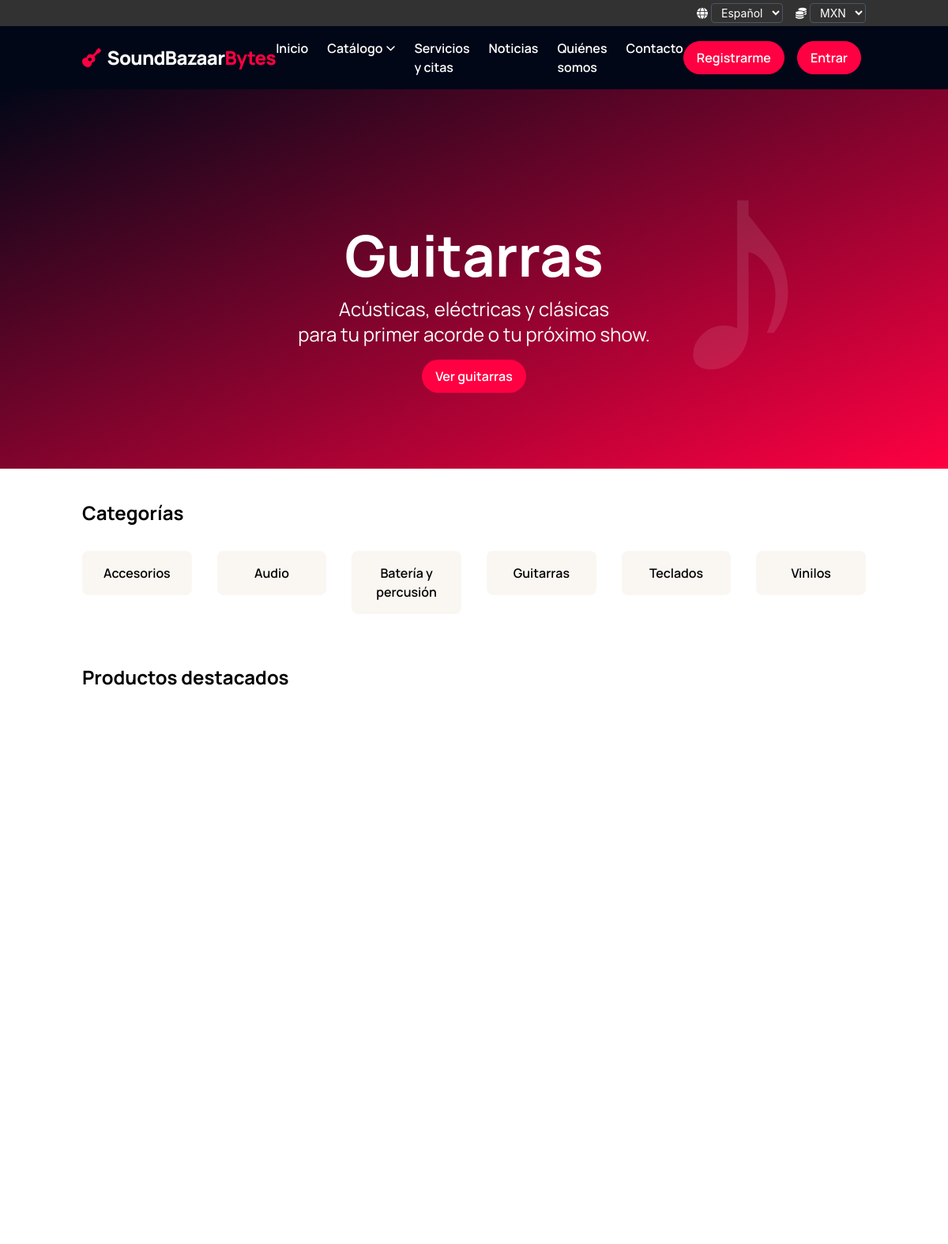
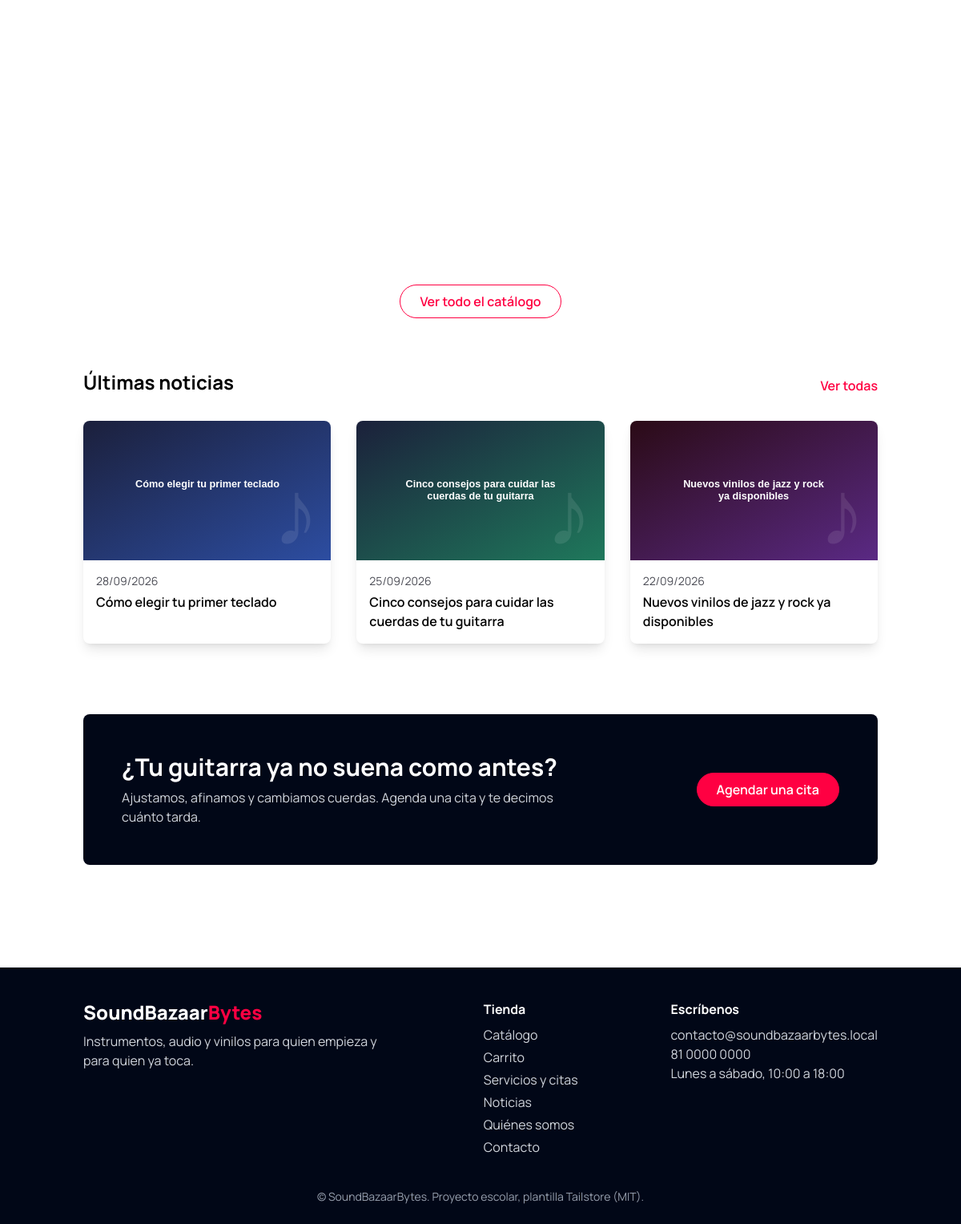
The page / on the database its author committed (2 pictures, top to bottom).
### tienda/models.py (models this page shows, shortened)
class Categoria(models.Model):
    nombre = models.CharField(max_length=60)
    nombre_en = models.CharField('name (English)', max_length=60, blank=True)
    slug = models.SlugField(unique=True)
    class Meta:
        ordering = ['nombre']

class Noticia(models.Model):
    titulo = models.CharField(max_length=150)
    titulo_en = models.CharField('title (English)', max_length=150, blank=True)
    slug = models.SlugField(unique=True)
    resumen = models.CharField(max_length=250)
    resumen_en = models.CharField('summary (English)', max_length=250, blank=True)
    contenido = models.TextField()
    contenido_en = models.TextField('content (English)', blank=True)
    fecha = models.DateField()
    imagen = models.ImageField(upload_to='noticias/', blank=True)
    class Meta:
        ordering = ['-fecha']
    @property
    def imagen_url(self):
        if self.imagen:
            return self.imagen.url
        return static(f'images/news/{self.slug}.svg')

### tienda/views.py (the view)
# urls.py: path('', views.inicio, name='inicio'),
def inicio(request):
    return render(request, 'tienda/inicio.html', {
        'destacados': Producto.objects.filter(destacado=True)[:8],
        'categorias': Categoria.objects.all()[:3],
        'noticias': Noticia.objects.all()[:3],
    })

### tienda/cart.py (called while the page is built)
    def lineas(self):
        productos = Producto.objects.filter(id__in=self.datos.keys())
        for p in productos:
            cantidad = self.datos[str(p.id)]
            yield {'producto': p, 'cantidad': cantidad, 'subtotal': p.precio * cantidad}

    def total(self):
        return sum((l['subtotal'] for l in self.lineas()), Decimal('0'))

    def __len__(self):
        return sum(self.datos.values())

### tienda/context_processors.py (called while the page is built)
def carrito(request):
    c = Carrito(request)
    moneda = request.session.get('moneda', settings.MONEDA_BASE)
    if moneda not in settings.MONEDAS:
        moneda = settings.MONEDA_BASE
    return {
        'carrito_cantidad': len(c),
        'carrito_lineas': list(c.lineas()),
        'carrito_total': c.total(),
        'menu_categorias': Categoria.objects.all(),
        'moneda_actual': moneda,
        'monedas': list(settings.MONEDAS.keys()),
    }

### tienda/models.py (called while the page is built)
    @property
    def imagen_url(self):
        if self.imagen:
            return self.imagen.url
        return static(f'images/products/{self.slug}.svg')

### tienda/templatetags/tienda_extras.py (called while the page is built)
@register.simple_tag(takes_context=True)
def precio(context, valor):
    codigo = context.get('moneda_actual') or settings.MONEDA_BASE
    if codigo not in settings.MONEDAS:
        codigo = settings.MONEDA_BASE
    cfg = settings.MONEDAS[codigo]
    convertido = Decimal(valor) * Decimal(str(cfg['tasa']))
    return f"{cfg['simbolo']}{convertido:,.2f} {codigo}"

@register.simple_tag
def traducido(objeto, campo):
    if (get_language() or '').startswith('en'):
        texto = getattr(objeto, f'{campo}_en', '')
        if texto:
            return texto
    return getattr(objeto, campo)

### tienda/templates/tienda/inicio.html (shortened to what this page needs)
{% extends 'tienda/base.html' %}
{% load i18n tienda_extras %}
{% load static %}
{% block contenido %}
<section id="product-slider">
    <div class="main-slider swiper-container">
        <div class="swiper-wrapper">
            <div class="swiper-slide">
                <img src="{% static 'images/hero/1.svg' %}" alt="">
                <div class="swiper-slide-content">
                    <h2 class="text-3xl md:text-7xl font-bold text-white mb-2 md:mb-4">{% translate "Guitarras" %}</h2>
                    <p class="mb-4 text-white md:text-2xl">{% translate "Acústicas, eléctricas y clásicas" %} <br>{% translate "para tu primer acorde o tu próximo show." %}</p>
                    <a href="{% url 'catalogo' %}?categoria=guitarras" class="bg-primary hover:bg-transparent text-white border border-transparent hover:border-white font-semibold px-4 py-2 rounded-full inline-block">{% translate "Ver guitarras" %}</a>
                </div>
            </div>
        </div>
    </div>
    <div class="swiper-button-prev"></div>
    <div class="swiper-button-next"></div>
</section>
<section class="container mx-auto px-4 py-10">
    <h2 class="text-2xl font-bold mb-8">{% translate "Categorías" %}</h2>
    <div class="flex flex-wrap -mx-4">
        {% for c in menu_categorias %}
        <div class="w-1/2 md:w-1/3 lg:w-1/6 px-4 mb-6">
            <a href="{% url 'catalogo' %}?categoria={{ c.slug }}" class="block text-center bg-gray-lighter hover:bg-primary hover:text-white rounded-lg p-4 font-semibold">{% traducido c 'nombre' %}</a>
        </div>
        {% endfor %}
    </div>
</section>
<section id="popular-products">
    <div class="container mx-auto px-4">
        <h2 class="text-2xl font-bold mb-8">{% translate "Productos destacados" %}</h2>
        <div class="flex flex-wrap -mx-4">
        </div>
        <div class="text-center mt-4">
            <a href="{% url 'catalogo' %}" class="border border-primary text-primary hover:bg-primary hover:text-white font-semibold px-6 py-2 rounded-full inline-block">{% translate "Ver todo el catálogo" %}</a>
        </div>
    </div>
</section>
<section class="container mx-auto px-4 pt-16">
    <div class="flex justify-between items-end mb-8">
        <h2 class="text-2xl font-bold">{% translate "Últimas noticias" %}</h2>
        <a href="{% url 'noticias' %}" class="text-primary font-semibold">{% translate "Ver todas" %}</a>
    </div>
    <div class="flex flex-wrap -mx-4">
        {% for n in noticias %}
        <article class="w-full md:w-1/3 px-4 mb-6">
            <div class="bg-white rounded-lg shadow-lg overflow-hidden h-full">
                <a href="{% url 'noticia' n.slug %}"><img src="{{ n.imagen_url }}" alt="{% traducido n 'titulo' %}" class="w-full aspect-video object-cover"></a>
                <div class="p-4">
                    <p class="text-sm text-gray-txt mb-1">{{ n.fecha|date:"SHORT_DATE_FORMAT" }}</p>
                    <a href="{% url 'noticia' n.slug %}" class="font-semibold hover:text-primary">{% traducido n 'titulo' %}</a>
                </div>
            </div>
        </article>
        {% endfor %}
    </div>
</section>
<section class="container mx-auto px-4 py-16">
    <div class="bg-gray-dark text-white rounded-lg p-8 md:p-12 flex flex-wrap items-center justify-between gap-6">
        <div class="max-w-xl">
            <h2 class="text-2xl md:text-3xl font-bold mb-2">{% translate "¿Tu guitarra ya no suena como antes?" %}</h2>
            <p class="text-gray-300">{% translate "Ajustamos, afinamos y cambiamos cuerdas. Agenda una cita y te decimos cuánto tarda." %}</p>
        </div>
        <a href="{% url 'servicios' %}" class="bg-primary hover:bg-transparent text-white border border-primary hover:text-primary font-semibold px-6 py-2 rounded-full inline-block">{% translate "Agendar una cita" %}</a>
    </div>
</section>
{% endblock %}

### tienda/templates/tienda/base.html (shortened to what this page needs)
{% load static i18n tienda_extras %}{% get_current_language as LANGUAGE_CODE %}<!doctype html>
<html lang="{{ LANGUAGE_CODE }}">
<head>
    <link rel="stylesheet" href="https://cdnjs.cloudflare.com/ajax/libs/font-awesome/6.5.2/css/all.min.css">
    <link rel="stylesheet" href="https://cdn.jsdelivr.net/npm/swiper@11/swiper-bundle.min.css">
    <link rel="stylesheet" href="{% static 'css/styles.css' %}">
    <link rel="stylesheet" href="{% static 'css/custom.css' %}">
</head>
<body>
    <div class="bg-gray-light text-white text-sm">
        <div class="container mx-auto px-4 py-1 flex justify-end items-center gap-4">
            <form action="{% url 'set_language' %}" method="post" class="flex items-center gap-1">{% csrf_token %}
                <i class="fas fa-globe" aria-hidden="true"></i>
                <select id="idioma" name="language" onchange="this.form.submit()" class="bg-gray-light text-white border border-gray-600 rounded px-2 py-0.5 cursor-pointer">
                    {% get_available_languages as LANGUAGES %}
                    {% for codigo, nombre in LANGUAGES %}
                    <option value="{{ codigo }}" {% if codigo == LANGUAGE_CODE %}selected{% endif %}>{{ nombre }}</option>
                    {% endfor %}
                </select>
            </form>
            <form action="{% url 'moneda' %}" method="post" class="flex items-center gap-1">{% csrf_token %}
                <i class="fas fa-coins" aria-hidden="true"></i>
                <select id="moneda" name="moneda" onchange="this.form.submit()" class="bg-gray-light text-white border border-gray-600 rounded px-2 py-0.5 cursor-pointer">
                    {% for m in monedas %}
                    <option value="{{ m }}" {% if m == moneda_actual %}selected{% endif %}>{{ m }}</option>
                    {% endfor %}
                </select>
            </form>
        </div>
    </div>
    <header class="bg-gray-dark sticky top-0 z-50">
        <div class="container mx-auto flex justify-between items-center py-4 px-4">
            <a href="{% url 'inicio' %}" class="flex items-center text-white text-2xl font-extrabold tracking-tight">
                <i class="fas fa-guitar text-primary mr-2"></i> SoundBazaar<span class="text-primary">Bytes</span>
            </a>
            <nav class="hidden lg:flex md:flex-grow justify-center">
                <ul class="flex justify-center space-x-6 text-white">
                    <li><a href="{% url 'inicio' %}" class="hover:text-primary font-semibold">{% translate "Inicio" %}</a></li>
                    <li class="relative group" x-data="{ open: false }">
                        <a href="{% url 'catalogo' %}" @mouseover="open = true" @mouseleave="open = false" class="hover:text-primary font-semibold flex items-center">
                            {% translate "Catálogo" %} <i :class="open ? 'fas fa-chevron-up ml-1 text-xs' : 'fas fa-chevron-down ml-1 text-xs'"></i>
                        </a>
                    </li>
                    <li><a href="{% url 'servicios' %}" class="hover:text-primary font-semibold">{% translate "Servicios y citas" %}</a></li>
                    <li><a href="{% url 'noticias' %}" class="hover:text-primary font-semibold">{% translate "Noticias" %}</a></li>
                    <li><a href="{% url 'nosotros' %}" class="hover:text-primary font-semibold">{% translate "Quiénes somos" %}</a></li>
                    <li><a href="{% url 'contacto' %}" class="hover:text-primary font-semibold">{% translate "Contacto" %}</a></li>
                </ul>
            </nav>
            <div class="hidden lg:flex items-center space-x-4 relative">
                {% if user.is_authenticated %}
                    <span class="text-white text-sm">{% blocktranslate with u=user.username %}Hola, {{ u }}{% endblocktranslate %}</span>
                    <form method="post" action="{% url 'logout' %}">{% csrf_token %}
                        <button class="bg-primary border border-primary hover:bg-transparent text-white hover:text-primary font-semibold px-4 py-2 rounded-full">{% translate "Salir" %}</button>
                    </form>
                {% else %}
                    <a href="{% url 'registro' %}" class="bg-primary border border-primary hover:bg-transparent text-white hover:text-primary font-semibold px-4 py-2 rounded-full inline-block">{% translate "Registrarme" %}</a>
                    <a href="{% url 'login' %}" class="bg-primary border border-primary hover:bg-transparent text-white hover:text-primary font-semibold px-4 py-2 rounded-full inline-block">{% translate "Entrar" %}</a>
                {% endif %}
            </div>
        </div>
    </header>
    <main>{% block contenido %}{% endblock %}</main>
    <footer class="bg-gray-dark text-white mt-16">
        <div class="container mx-auto px-4 py-10 flex flex-wrap gap-8 justify-between">
            <div class="max-w-sm">
                <p class="text-2xl font-extrabold mb-2">SoundBazaar<span class="text-primary">Bytes</span></p>
                <p class="text-gray-300">{% translate "Instrumentos, audio y vinilos para quien empieza y para quien ya toca." %}</p>
            </div>
            <div>
                <p class="font-bold mb-2">{% translate "Tienda" %}</p>
                <ul class="space-y-1 text-gray-300">
                    <li><a href="{% url 'catalogo' %}" class="hover:text-primary">{% translate "Catálogo" %}</a></li>
                    <li><a href="{% url 'carrito' %}" class="hover:text-primary">{% translate "Carrito" %}</a></li>
                    <li><a href="{% url 'servicios' %}" class="hover:text-primary">{% translate "Servicios y citas" %}</a></li>
                    <li><a href="{% url 'noticias' %}" class="hover:text-primary">{% translate "Noticias" %}</a></li>
                    <li><a href="{% url 'nosotros' %}" class="hover:text-primary">{% translate "Quiénes somos" %}</a></li>
                    <li><a href="{% url 'contacto' %}" class="hover:text-primary">{% translate "Contacto" %}</a></li>
                </ul>
            </div>
            <div>
                <p class="font-bold mb-2">{% translate "Escríbenos" %}</p>
                <p class="text-gray-300">contacto@soundbazaarbytes.local<br>81 0000 0000<br>{% translate "Lunes a sábado, 10:00 a 18:00" %}</p>
            </div>
        </div>
        <p class="text-center text-gray-400 text-sm pb-6">&copy; SoundBazaarBytes. {% translate "Proyecto escolar, plantilla Tailstore (MIT)." %}</p>
    </footer>
</body>
</html>

### tienda/templates/tienda/_tarjeta.html (shortened to what this page needs)
{% load i18n tienda_extras %}

### static/css/custom.css (style rules this page uses)
h1, h2, h3, h4, h5, h6, p, a { font-family: 'Manrope', sans-serif; }
.main-slider { position: relative; width: 100%; overflow: hidden; }
.main-slider .swiper-slide { position: relative; text-align: center; }
.main-slider .swiper-slide img { width: 100%; height: auto; max-height: 800px; object-fit: cover; }
.main-slider .swiper-slide-content { position: absolute; bottom: 20%; }
.main-slider .swiper-slide { padding: 0; }
#product-slider .swiper-button-prev, #product-slider .swiper-button-next { color: #fff; }
.swiper-slide { text-align: center; font-size: 16px; background: #fff; display: flex; justify-content: center; align-items: center; }
.swiper-slide img { display: block; width: 100%; height: 100%; object-fit: cover; }
@media (min-width: 1024px) { .swiper-slide { padding: 25px; } }

### rows shown on the page
Categoria: nombre "Accesorios"
Categoria: nombre "Audio"
Categoria: nombre "Batería y percusión"
Categoria: nombre "Guitarras"
Categoria: nombre "Teclados"
Categoria: nombre "Vinilos"
Noticia: imagen_url (picture), fecha "28/09/2026", titulo "Cómo elegir tu primer teclado"
Noticia: imagen_url (picture), fecha "25/09/2026", titulo "Cinco consejos para cuidar las cuerdas de tu guitarra"
Noticia: imagen_url (picture), fecha "22/09/2026", titulo "Nuevos vinilos de jazz y rock ya disponibles"

### other values the page prints
form field language "Español"
form field moneda "MXN"
